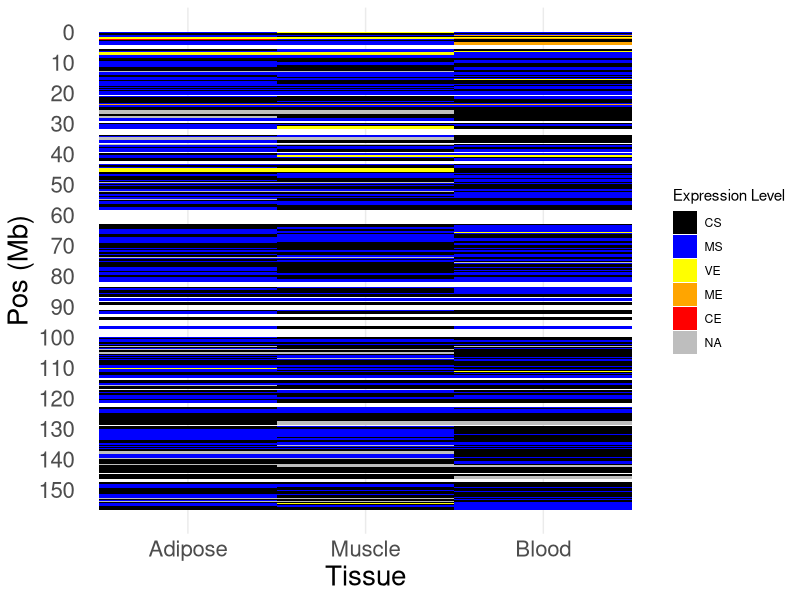

This chart was generated by the following R code:
#May 28, 2025
#R code for drawing Figure 1
#written by Elisabeth F. Heuston

# read data
data <- read.table(file = "data for Figure 1.txt", header = T, sep = "\t", na.strings = "NA")
data <- data[,c(1:3, 4, 6, 5)] #reformat for preferred order

scale.value <- 1e6
df_long <- reshape(data, 
                   varying = c("Adipose", "Muscle", "Blood"), 
                   v.names = "Expression", 
                   timevar = "Tissue", 
                   times = c("Adipose", "Muscle", "Blood"), 
                   direction = "long")

# note that each "value" starts at gene start site
df_long$Pos <- df_long$Pos/scale.value
rownames(df_long) <- NULL
df_long$Tissue <- factor(df_long$Tissue, levels = c("Adipose", "Muscle", "Blood"))
df_long$id <- NULL

# Categorize expression values
# CS = completely silenced
# MS = mostly silenced
# VE = variably escaped
# ME = mostly escaped
# CE = completely escaped

df_long$Expression_Category <- cut(df_long$Expression, 
                                   breaks = c(-Inf, 0, 0.25, 0.5, 0.75, Inf), 
                                   labels = c("CS", "MS", "VE", "ME", "CE"), 
                                   right = TRUE)

# Define colors
color_map <- c("CS" = "black", "MS" = "blue", "VE" = "yellow", "ME" = "orange", "CE" = "red")

library(ggplot2)  # Needed for visualization


p <- ggplot(df_long, aes(x = Pos, y = Tissue, fill = Expression_Category)) +
  geom_tile(width = 1000000/scale.value) +
  scale_fill_manual(values = color_map, na.value = "gray") +
  labs(fill = "Expression Level") +
  scale_x_reverse(breaks = seq(0, 156040895/scale.value, by = 10000000/scale.value), labels = scales::comma) + 
   theme_minimal() + 
  theme(panel.grid.major.y = element_blank(), 
        panel.grid.minor.y = element_line(linewidth = .1, color="white")) + 
  theme(axis.text.x=element_text(size=16),axis.title.x=element_text(size=20),axis.text.y=element_text(size=16),axis.title.y=element_text(size=20)) + 
  xlab("Pos (Mb)") +
  coord_flip()

png(filename = "Figure 1.png", width = 400, height = 2000, bg = "white")
plot(p)
dev.off()
